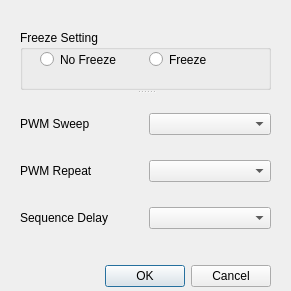
<?xml version="1.0" encoding="UTF-8"?>
<ui version="4.0">
 <class>advancedLineOptionsDialog</class>
 <widget class="QDialog" name="advancedLineOptionsDialog">
  <property name="geometry">
   <rect>
    <x>0</x>
    <y>0</y>
    <width>291</width>
    <height>291</height>
   </rect>
  </property>
  <property name="windowTitle">
   <string>Dialog</string>
  </property>
  <widget class="QDialogButtonBox" name="buttons">
   <property name="geometry">
    <rect>
     <x>20</x>
     <y>260</y>
     <width>251</width>
     <height>32</height>
    </rect>
   </property>
   <property name="orientation">
    <enum>Qt::Horizontal</enum>
   </property>
   <property name="standardButtons">
    <set>QDialogButtonBox::Cancel|QDialogButtonBox::Ok</set>
   </property>
  </widget>
  <widget class="QSplitter" name="splitter">
   <property name="geometry">
    <rect>
     <x>20</x>
     <y>30</y>
     <width>251</width>
     <height>221</height>
    </rect>
   </property>
   <property name="orientation">
    <enum>Qt::Vertical</enum>
   </property>
   <widget class="QGroupBox" name="groupBox">
    <property name="title">
     <string>Freeze Setting</string>
    </property>
    <widget class="QWidget" name="">
     <property name="geometry">
      <rect>
       <x>20</x>
       <y>20</y>
       <width>211</width>
       <height>19</height>
      </rect>
     </property>
     <layout class="QHBoxLayout" name="horizontalLayout_4">
      <item>
       <widget class="QRadioButton" name="rdbNoFreeze">
        <property name="text">
         <string>No Freeze</string>
        </property>
       </widget>
      </item>
      <item>
       <widget class="QRadioButton" name="rdbFreeze">
        <property name="text">
         <string>Freeze</string>
        </property>
       </widget>
      </item>
     </layout>
    </widget>
   </widget>
   <widget class="QWidget" name="">
    <layout class="QVBoxLayout" name="verticalLayout">
     <item>
      <layout class="QHBoxLayout" name="horizontalLayout">
       <item>
        <widget class="QLabel" name="label">
         <property name="text">
          <string>PWM Sweep</string>
         </property>
        </widget>
       </item>
       <item>
        <widget class="QComboBox" name="cmbPWMSweep"/>
       </item>
      </layout>
     </item>
     <item>
      <layout class="QHBoxLayout" name="horizontalLayout_2">
       <item>
        <widget class="QLabel" name="label_2">
         <property name="text">
          <string>PWM Repeat</string>
         </property>
        </widget>
       </item>
       <item>
        <widget class="QComboBox" name="cmbPWMRepeat"/>
       </item>
      </layout>
     </item>
     <item>
      <layout class="QHBoxLayout" name="horizontalLayout_3">
       <item>
        <widget class="QLabel" name="label_3">
         <property name="text">
          <string>Sequence Delay</string>
         </property>
        </widget>
       </item>
       <item>
        <widget class="QComboBox" name="cmbSequenceDelay"/>
       </item>
      </layout>
     </item>
    </layout>
   </widget>
  </widget>
 </widget>
 <tabstops>
  <tabstop>rdbNoFreeze</tabstop>
  <tabstop>rdbFreeze</tabstop>
  <tabstop>cmbPWMSweep</tabstop>
  <tabstop>cmbPWMRepeat</tabstop>
  <tabstop>cmbSequenceDelay</tabstop>
  <tabstop>buttons</tabstop>
 </tabstops>
 <resources/>
 <connections>
  <connection>
   <sender>buttons</sender>
   <signal>accepted()</signal>
   <receiver>advancedLineOptionsDialog</receiver>
   <slot>accept()</slot>
   <hints>
    <hint type="sourcelabel">
     <x>248</x>
     <y>254</y>
    </hint>
    <hint type="destinationlabel">
     <x>157</x>
     <y>274</y>
    </hint>
   </hints>
  </connection>
  <connection>
   <sender>buttons</sender>
   <signal>rejected()</signal>
   <receiver>advancedLineOptionsDialog</receiver>
   <slot>reject()</slot>
   <hints>
    <hint type="sourcelabel">
     <x>316</x>
     <y>260</y>
    </hint>
    <hint type="destinationlabel">
     <x>286</x>
     <y>274</y>
    </hint>
   </hints>
  </connection>
 </connections>
</ui>
